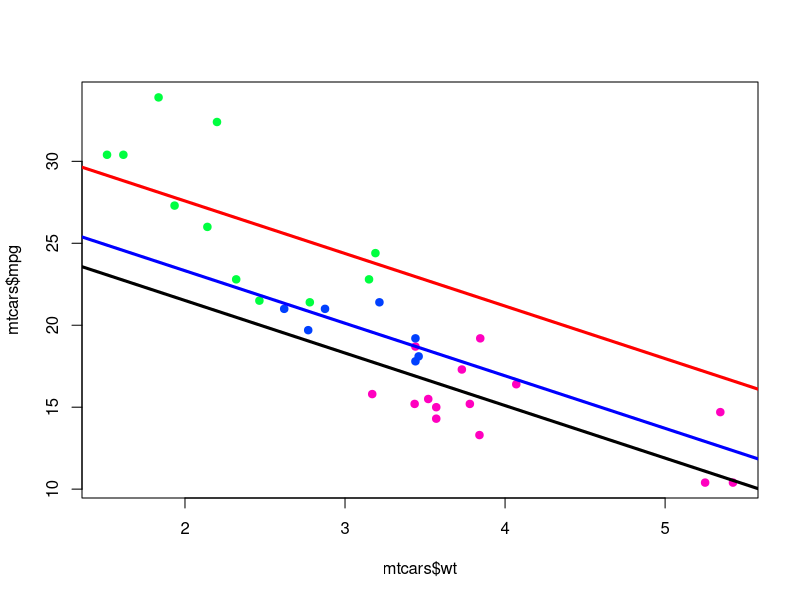

Generate this figure with R: (Note: this script raises an error after producing the figure.)
rm(list=ls())
cat("\014")

# Consider the mtcars data set. Fit a model with mpg as the outcome that includes number of cylinders as a factor variable and weight as confounder. Give the adjusted estimate for the expected change in mpg comparing 8 cylinders to 4.

data(mtcars)

fit1<-lm(mpg ~ factor(cyl) + wt, data=mtcars)
mycol=rainbow(8)
plot(mtcars$wt, mtcars$mpg, pch=19, col=mycol[mtcars$cyl])
abline(c(fit1$coeff[1],fit1$coeff[4]),col="red",lwd=3)
abline(c(fit1$coeff[1] + fit1$coeff[2] ,fit1$coeff[4]),col="blue",lwd=3)
abline(c(fit1$coeff[1] + fit1$coeff[3] ,fit1$coeff[4]),col="black",lwd=3)
fit2$coeff
# (Intercept) factor(cyl)6 factor(cyl)8           wt 
#   33.990794    -4.255582    -6.070860    -3.205613 

## As the third coefficient is the intercept value relative to that of the line associated to 4 cylinder cars. So the answer is: -6.070860

rm(list=ls())
cat("\014")

# Consider the mtcars data set. Fit a model with mpg as the outcome that includes number of cylinders as a factor variable and weight as confounder. Compare the adjusted by weight effect of 8 cylinders as compared to 4 the unadjusted. What can be said about the effect?.

fit1<-lm(mpg ~ factor(cyl) + wt, data=mtcars)
mycol=rainbow(8)
plot(mtcars$wt, mtcars$mpg, pch=19, col=mycol[mtcars$cyl])
abline(c(fit1$coeff[1],fit1$coeff[4]),col="red",lwd=3)
abline(c(fit1$coeff[1] + fit1$coeff[2] ,fit1$coeff[4]),col="blue",lwd=3)
abline(c(fit1$coeff[1] + fit1$coeff[3] ,fit1$coeff[4]),col="black",lwd=3)
fit2$coeff
# (Intercept) factor(cyl)6 factor(cyl)8           wt 
#   33.990794    -4.255582    -6.070860    -3.205613 

mean_mpg <- aggregate(mtcars$mpg, list(mtcars$cyl), mean)
#   Group.1        x
# 1       4 26.66364
# 2       6 19.74286
# 3       8 15.10000
mean_mpg[3,2] - mean_mpg[1,2]
# [1] -11.56364
# The absolute value of this number is larger than 6.070860. Therefore, the correct answer is choice A: "Holding weight constant, cylinder appears to have less of an impact on mpg than if weight is disregarded."

rm(list=ls())
cat("\014")

# Consider the mtcars data set. Fit a model with mpg as the outcome that considers number of cylinders as a factor variable and weight as confounder. Consider the model with an interaction between cylinders and weight and one without. Give the P-value for the likelihood ratio test comparing the two models and suggest a model using 0.05 as a type I error rate significance benchmark.

data(mtcars)
mycol = rainbow(max(mtcars$cyl))
plot(mtcars$mpg ~ mtcars$wt, pch=19, col=mycol[mtcars$cyl])

fit1 <- lm(mpg ~ factor(cyl) + wt, data = mtcars)
fit1$coeff
# (Intercept) factor(cyl)6 factor(cyl)8           wt 
#   33.990794    -4.255582    -6.070860    -3.205613 

fit2 <- lm(mpg ~ factor(cyl) * wt, data = mtcars)
fit2$coeff
# (Intercept)    factor(cyl)6    factor(cyl)8              wt factor(cyl)6:wt 
#   39.571196      -11.162351      -15.703167       -5.647025        2.866919 
# factor(cyl)8:wt 
#        3.454587 

abline(c(fit2$coeff[1], fit2$coeff[4]),lwd='3')
abline(c(fit2$coeff[1] + fit2$coeff[2] ,fit2$coeff[4]),col="blue",lwd=3)
abline(c(fit2$coeff[1] + fit2$coeff[3] ,fit2$coeff[4]),col="black",lwd=3)
anova(fit1,fit2)
# Analysis of Variance Table
# 
# Model 1: mpg ~ factor(cyl) + wt
# Model 2: mpg ~ factor(cyl) * wt
#
#   Res.Df    RSS Df Sum of Sq      F Pr(>F)
# 1     28 183.06                           
# 2     26 155.89  2     27.17 2.2658 0.1239

## Clearly, the p-value is larger than 0.05, meaning that the difference between the two models is due to chance. So the interaction term is not necessary.

rm(list=ls())
cat("\014")

## Consider the mtcars data set. Fit a model with mpg as the outcome that includes number of cylinders as a factor variable and weight inlcuded in the model as
## lm(mpg ~ I(wt * 0.5) + factor(cyl), data = mtcars)
## How is the wt coefficient interpretted?

lm(mpg ~ I(wt * 0.5) + factor(cyl), data = mtcars)

# Call:
#     lm(formula = mpg ~ I(wt * 0.5) + factor(cyl), data = mtcars)
# 
# Coefficients:
#     (Intercept)   I(wt * 0.5)  factor(cyl)6  factor(cyl)8  
#          33.991        -6.411        -4.256        -6.071  

rm(list=ls())
cat("\014")

## Consider the following data set
## x <- c(0.586, 0.166, -0.042, -0.614, 11.72)
## y <- c(0.549, -0.026, -0.127, -0.751, 1.344)
## Give the hat diagonal for the most influential point

x <- c(0.586, 0.166, -0.042, -0.614, 11.72)
y <- c(0.549, -0.026, -0.127, -0.751, 1.344)

plot(x,y,type='n')
points(x,y,pch=19)

HatMatrix <- x%*%ginv(t(x)%*%x)%*%t(x)
#               [,1]          [,2]          [,3]          [,4]         [,5]
# [1,]  0.0024864289  7.043468e-04 -1.782082e-04 -0.0026052344  0.049728578
# [2,]  0.0007043468  1.995248e-04 -5.048219e-05 -0.0007380015  0.014086935
# [3,] -0.0001782082 -5.048219e-05  1.277260e-05  0.0001867233 -0.003564164
# [4,] -0.0026052344 -7.380015e-04  1.867233e-04  0.0027297166 -0.052104687
# [5,]  0.0497285779  1.408694e-02 -3.564164e-03 -0.0521046874  0.994571557

Leverage <- diag(HatMatrix)
# [1] 0.0024864289 0.0001995248 0.0000127726 0.0027297166 0.9945715571

## So the hat diagonal for the most influential point is: 0.9945715571

fit <- lm(y~x)
influence.measures(fit)
# Influence measures of
# lm(formula = y ~ x) :
#     
#     dfb.1_     dfb.x     dffit cov.r   cook.d   hat inf
# 1   1.0621 -3.78e-01    1.0679 0.341 2.93e-01 0.229   *
# 2   0.0675 -2.86e-02    0.0675 2.934 3.39e-03 0.244    
# 3  -0.0174  7.92e-03   -0.0174 3.007 2.26e-04 0.253   *
# 4  -1.2496  6.73e-01   -1.2557 0.342 3.91e-01 0.280   *
# 5   0.2043 -1.34e+02 -149.7204 0.107 2.70e+02 0.995   *

## This result also shows that the hat value for the most influential point is: 0.995

rm(list=ls())
cat("\014")

## Consider the following data set
## x <- c(0.586, 0.166, -0.042, -0.614, 11.72)
## y <- c(0.549, -0.026, -0.127, -0.751, 1.344)
## Give the slope dfbeta for the point with the highest hat value.

x <- c(0.586, 0.166, -0.042, -0.614, 11.72)
y <- c(0.549, -0.026, -0.127, -0.751, 1.344)

fit <- lm(y ~ x)
influence.measures(fit)
# Influence measures of
# lm(formula = y ~ x) :
#     
#    dfb.1_     dfb.x     dffit cov.r   cook.d   hat inf
# 1  1.0621 -3.78e-01    1.0679 0.341 2.93e-01 0.229   *
# 2  0.0675 -2.86e-02    0.0675 2.934 3.39e-03 0.244    
# 3 -0.0174  7.92e-03   -0.0174 3.007 2.26e-04 0.253   *
# 4 -1.2496  6.73e-01   -1.2557 0.342 3.91e-01 0.280   *
# 5  0.2043 -1.34e+02 -149.7204 0.107 2.70e+02 0.995   *

## Clearly, the answer is: -134

